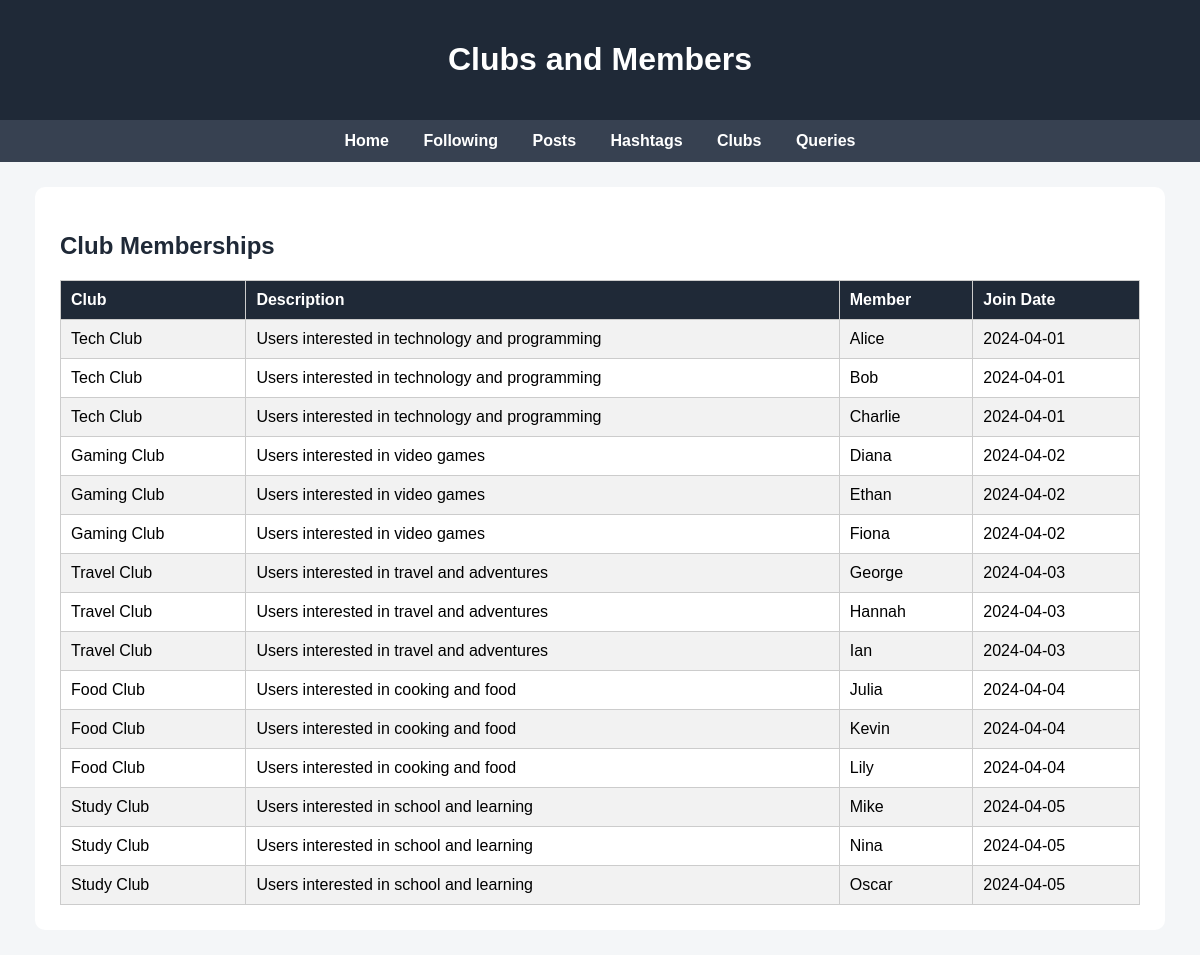
Screenshot of /clubs.php with the database file from the repository.
### tables this page shows
CREATE TABLE ClubMembers (
    club_member_id INT AUTO_INCREMENT PRIMARY KEY,
    club_id INT NOT NULL,
    user_id INT NOT NULL,
    join_date DATE
);

CREATE TABLE Clubs (
    club_id INT AUTO_INCREMENT PRIMARY KEY,
    club_name VARCHAR(100) NOT NULL,
    club_description TEXT
);

CREATE TABLE Users (
    user_id INT AUTO_INCREMENT PRIMARY KEY,
    username VARCHAR(50) NOT NULL,
    email VARCHAR(100),
    join_date DATE
);

### clubs.php (the view, shortened to what this page needs)
<?php include "db.php"; ?>
<!DOCTYPE html>
<html>
<head>
    <link rel="stylesheet" href="style.css">
</head>
<body>
<header>
    <h1>Clubs and Members</h1>
</header>
<nav>
    <a href="index.php">Home</a>
    <a href="following.php">Following</a>
    <a href="posts.php">Posts</a>
    <a href="hashtags.php">Hashtags</a>
    <a href="clubs.php">Clubs</a>
    <a href="queries.php">Queries</a>
</nav>
<div class="container">
    <h2>Club Memberships</h2>
    <table>
        <tr>
            <th>Club</th>
            <th>Description</th>
            <th>Member</th>
            <th>Join Date</th>
        </tr>
        <?php
        $sql = "
            SELECT c.club_name,
                   c.club_description,
                   u.username,
                   cm.join_date
            FROM ClubMembers cm
            JOIN Clubs c ON cm.club_id = c.club_id
            JOIN Users u ON cm.user_id = u.user_id
            ORDER BY c.club_id, u.username
        ";
        $result = $conn->query($sql);
        while ($row = $result->fetch_assoc()) {
            echo "<tr>";
            echo "<td>" . $row["club_name"] . "</td>";
            echo "<td>" . $row["club_description"] . "</td>";
            echo "<td>" . $row["username"] . "</td>";
            echo "<td>" . $row["join_date"] . "</td>";
            echo "</tr>";
        }
        ?>
    </table>
</div>
</body>
</html>

### style.css (style rules this page uses)
body { margin: 0; font-family: Arial, sans-serif; background: #f4f6f8; }
header { background: #1f2937; color: white; padding: 20px; text-align: center; }
nav { background: #374151; padding: 12px; text-align: center; }
nav a { color: white; text-decoration: none; margin: 0 15px; font-weight: bold; }
.container { width: 90%; margin: 25px auto; background: white; padding: 25px; border-radius: 10px; }
h2 { color: #1f2937; }
table { width: 100%; border-collapse: collapse; margin-top: 15px; }
th { background: #1f2937; color: white; }
th, td { padding: 10px; border: 1px solid #ccc; text-align: left; }
tr:nth-child(even) { background: #f2f2f2; }

### rows the page displays
clubmembers: club.club_name "Tech Club", club.club_description "Users interested in technology and programming", user.username "Alice", join_date "2024-04-01"
clubmembers: club.club_name "Tech Club", club.club_description "Users interested in technology and programming", user.username "Bob", join_date "2024-04-01"
clubmembers: club.club_name "Tech Club", club.club_description "Users interested in technology and programming", user.username "Charlie", join_date "2024-04-01"
clubmembers: club.club_name "Gaming Club", club.club_description "Users interested in video games", user.username "Diana", join_date "2024-04-02"
clubmembers: club.club_name "Gaming Club", club.club_description "Users interested in video games", user.username "Ethan", join_date "2024-04-02"
clubmembers: club.club_name "Gaming Club", club.club_description "Users interested in video games", user.username "Fiona", join_date "2024-04-02"
clubmembers: club.club_name "Travel Club", club.club_description "Users interested in travel and adventures", user.username "George", join_date "2024-04-03"
clubmembers: club.club_name "Travel Club", club.club_description "Users interested in travel and adventures", user.username "Hannah", join_date "2024-04-03"
clubmembers: club.club_name "Travel Club", club.club_description "Users interested in travel and adventures", user.username "Ian", join_date "2024-04-03"
clubmembers: club.club_name "Food Club", club.club_description "Users interested in cooking and food", user.username "Julia", join_date "2024-04-04"
clubmembers: club.club_name "Food Club", club.club_description "Users interested in cooking and food", user.username "Kevin", join_date "2024-04-04"
clubmembers: club.club_name "Food Club", club.club_description "Users interested in cooking and food", user.username "Lily", join_date "2024-04-04"
clubmembers: club.club_name "Study Club", club.club_description "Users interested in school and learning", user.username "Mike", join_date "2024-04-05"
clubmembers: club.club_name "Study Club", club.club_description "Users interested in school and learning", user.username "Nina", join_date "2024-04-05"
clubmembers: club.club_name "Study Club", club.club_description "Users interested in school and learning", user.username "Oscar", join_date "2024-04-05"
